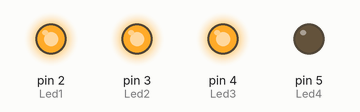
Recording of a sketch running on a simulated Arduino Uno, built with avr-gcc and run on an emulated ATmega328P. Shown: output pins drawn as LEDs (lit = HIGH).

Above: at 0.4 s.
At 0.8 s:
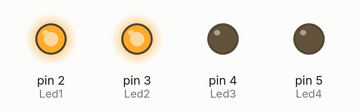
At 1.2 s:
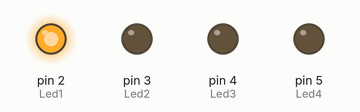
At 4.9 s:
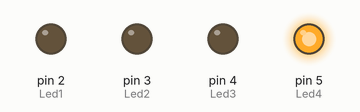
At 8.3 s:
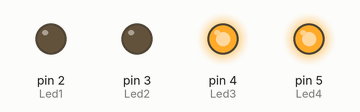
At 15.3 s:
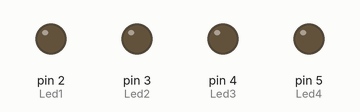
Timing chart, 0 to 21.3 s (numbered marks = the images above):
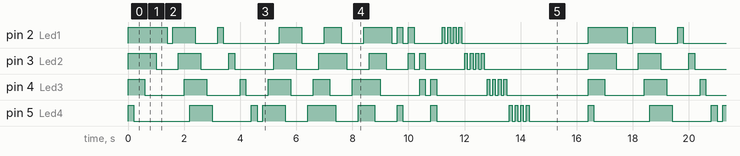

Measured:
- by itself, pin 2 (Led1), pin 3 (Led2), pin 4 (Led3), pin 5 (Led4): moves between LOW and HIGH, repeating every 16.4 s
- by itself, everything shown: repeats every 16.4 s, in 85 steps

The sketch:

2st_Led_Program.ino
```cpp
/*
My_1st Led Blink Code
 *  Name = Subhadip
 *  Youtube = The Hextronics
 *  Date = 1/Oct/2022
 *  Time = 7:51 PM
 *  loca = INDIA
 *  Framwork Version = 1.0
 */

int Led1=2;                    //Declear The Value 'int' Value
int Led2=3;
int Led3=4;
int Led4=5;

void setup()                  // put your setup code here, to run once:
{
pinMode(Led1, OUTPUT);       //Basically initialize digital pin 'Led1' as an output.
pinMode(Led2, OUTPUT);       //Basically initialize digital pin 'Led2' as an output.
pinMode(Led3, OUTPUT);       //Basically initialize digital pin 'Led3' as an output.
pinMode(Led4, OUTPUT);       //Basically initialize digital pin 'Led4' as an output.
}
void loop()                  // put your main code here, to run repeatedly:
{
digitalWrite(Led1, HIGH);
digitalWrite(Led2, HIGH);
digitalWrite(Led3, HIGH);
digitalWrite(Led4, HIGH);

  ON(Led4);
  OFF(Led4);
  ON(Led3);
  OFF(Led3);
  ON(Led2);
  OFF(Led2);
  ON(Led1);
  OFF(Led1);
  ON(Led1);ON(Led2);ON(Led3);ON(Led4);
  OFF(Led1);OFF(Led2);OFF(Led3);OFF(Led4);
  ON(Led1);
  OFF(Led1);
  ON(Led2);
  OFF(Led2);
  ON(Led3);
  OFF(Led3);
  ON(Led4);
  OFF(Led4);
 ON(Led4);ON(Led3);ON(Led2);ON(Led1);
  OFF(Led4);OFF(Led3);OFF(Led2);OFF(Led1);

 ON(Led4);ON(Led3);ON(Led2);ON(Led1);
  OFF(Led3);OFF(Led4);OFF(Led1);OFF(Led2);

     ON(Led3);ON(Led4);ON(Led1);ON(Led2);
  OFF(Led4);OFF(Led3);OFF(Led2);OFF(Led1);

digitalWrite(Led1, HIGH);
digitalWrite(Led4, HIGH);
delay(200);
digitalWrite(Led1, LOW);
digitalWrite(Led4, LOW);
delay(200);

digitalWrite(Led1, HIGH);
digitalWrite(Led2, HIGH);
delay(200);
digitalWrite(Led1, LOW);
digitalWrite(Led2, LOW);
delay(200);

digitalWrite(Led2, HIGH);
digitalWrite(Led3, HIGH);
delay(200);
digitalWrite(Led2, LOW);
digitalWrite(Led3, LOW);
delay(200);

digitalWrite(Led3, HIGH);
digitalWrite(Led4, HIGH);
delay(200);
digitalWrite(Led3, LOW);
digitalWrite(Led4, LOW);
delay(200);


digitalWrite(Led1, HIGH);
delay(100);
digitalWrite(Led1, LOW);
delay(100);
digitalWrite(Led1, HIGH);
delay(100);
digitalWrite(Led1, LOW);
delay(100);
digitalWrite(Led1, HIGH);
delay(100);
digitalWrite(Led1, LOW);
delay(100);
digitalWrite(Led1, HIGH);
delay(100);
digitalWrite(Led1, LOW);
delay(100);


digitalWrite(Led2, HIGH);
delay(100);
digitalWrite(Led2, LOW);
delay(100);
digitalWrite(Led2, HIGH);
delay(100);
digitalWrite(Led2, LOW);
delay(100);
digitalWrite(Led2, HIGH);
delay(100);
digitalWrite(Led2, LOW);
delay(100);
digitalWrite(Led2, HIGH);
delay(100);
digitalWrite(Led2, LOW);
delay(100);


digitalWrite(Led3, HIGH);
delay(100);
digitalWrite(Led3, LOW);
delay(100);
digitalWrite(Led3, HIGH);
delay(100);
digitalWrite(Led3, LOW);
delay(100);
digitalWrite(Led3, HIGH);
delay(100);
digitalWrite(Led3, LOW);
delay(100);
digitalWrite(Led3, HIGH);
delay(100);
digitalWrite(Led3, LOW);
delay(100);

digitalWrite(Led4, HIGH);
delay(100);
digitalWrite(Led4, LOW);
delay(100);
digitalWrite(Led4, HIGH);
delay(100);
digitalWrite(Led4, LOW);
delay(100);
digitalWrite(Led4, HIGH);
delay(100);
digitalWrite(Led4, LOW);
delay(100);
digitalWrite(Led4, HIGH);
delay(100);
digitalWrite(Led4, LOW);
delay(100);

digitalWrite(Led3, LOW);
digitalWrite(Led4, LOW);
digitalWrite(Led1, LOW);
digitalWrite(Led2, LOW);
delay(2000);
}
void ON(int Pin)    //Custom VOid Creat 'theHex'
{

         // This is the Integar Value Of delay

digitalWrite(Pin, HIGH);      // turn the LED on (HIGH is the voltage level)
delay(200);            // wait for a second

}
void OFF(int Pin)    //Custom VOid Creat 'theHex'
{

        // This is the Integar Value Of delay

digitalWrite(Pin, LOW);     // turn the LED off by making the voltage LOW
delay(200);          // wait for a second


}
```
